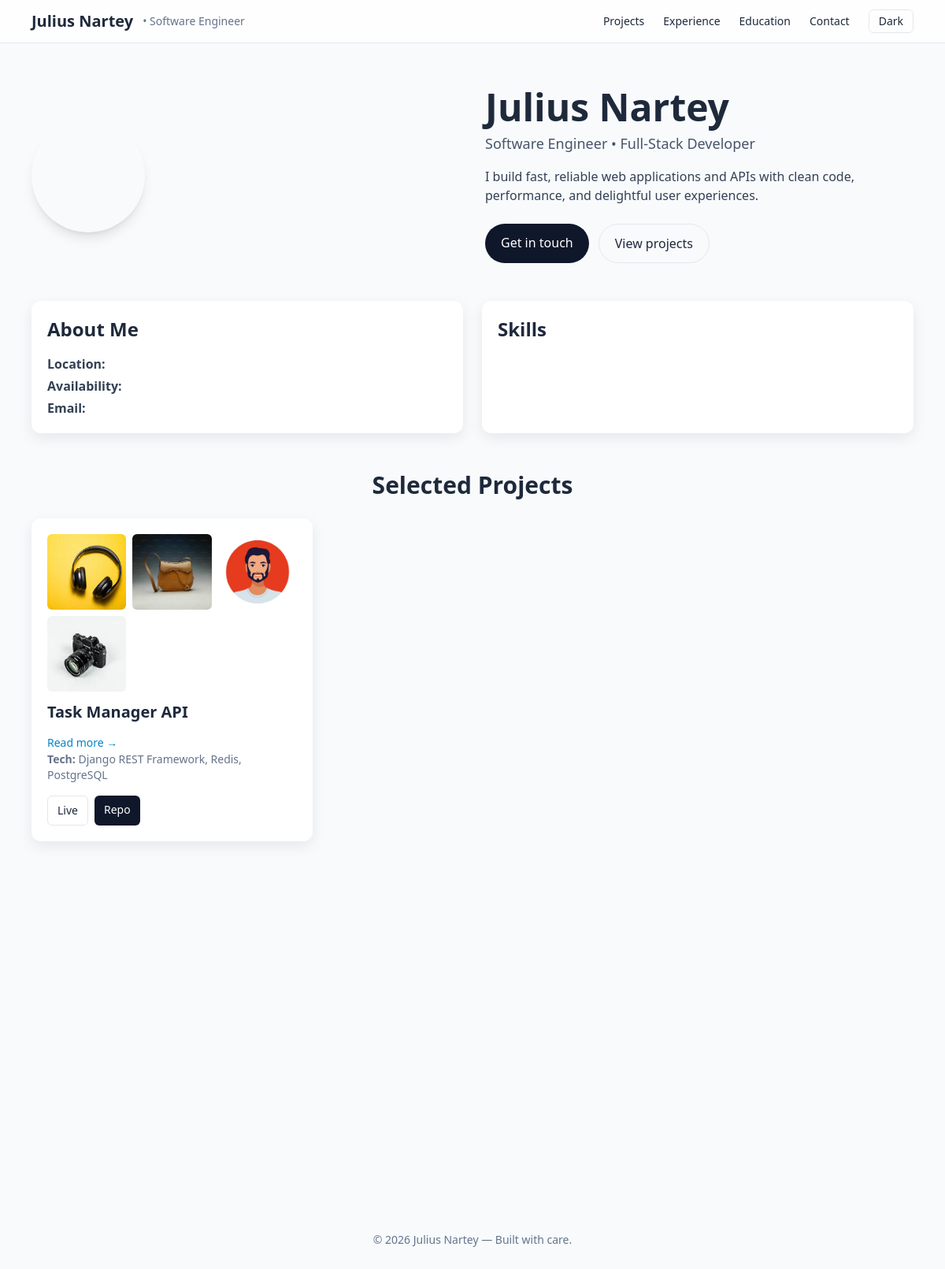
The app's page /, older data.
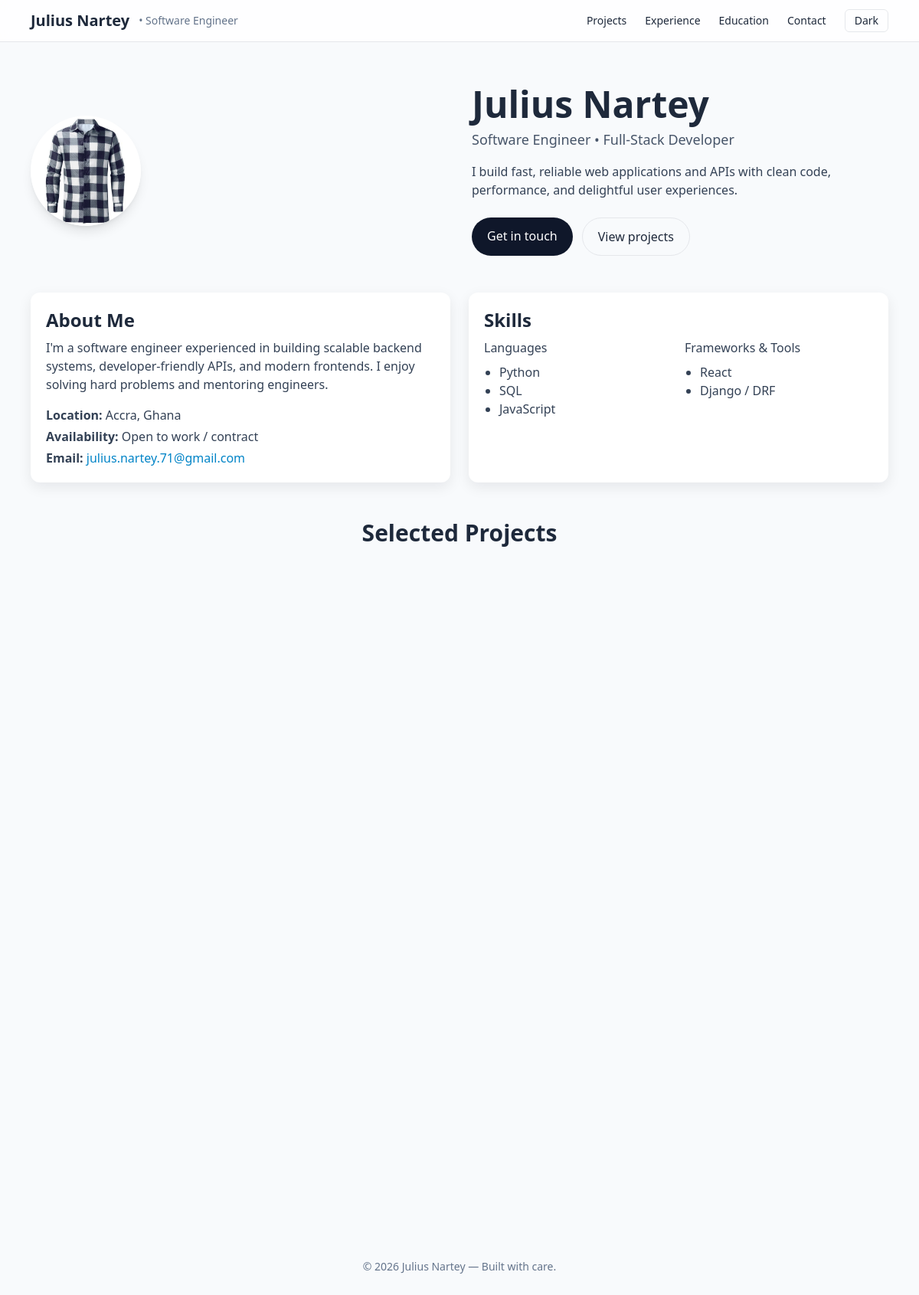
The same page, newer data.
### portfolio/models.py (models this page shows, shortened)
class ProjectImage(models.Model):
    project = models.ForeignKey(Project, on_delete=models.CASCADE, related_name='images')
    image = models.ImageField(upload_to='projects/')
    caption = models.CharField(max_length=200, blank=True)

class Project(models.Model):
    title = models.CharField(max_length=200)
    tech_stack = models.CharField(max_length=300, help_text="Comma-separated technologies")
    live_link = models.URLField(blank=True, null=True)
    repo_link = models.URLField(blank=True, null=True)
    order = models.PositiveIntegerField(default=0, help_text="Order in the portfolio")
    created_at = models.DateTimeField(auto_now_add=True)
    summary = models.TextField(blank= True)
    description = CKEditor5Field('Description',config_name='extends', blank=True)
    class Meta:
        ordering = ['order', '-created_at']
    def __str__(self):
        return self.title

class AboutMe(models.Model):
    full_name = models.CharField(max_length=100, default="Julius Nartey")
    bio = models.TextField(
        default="I'm a software engineer experienced in building scalable " \
        "backend systems, developer-friendly APIs, and modern frontends." \
        " I enjoy solving hard problems and mentoring engineers."
    )
    location = models.CharField(max_length=100, default="Accra, Ghana")
    availability = models.CharField(max_length=100, default="Open to work / contract")
    email = models.EmailField(default="julius.nartey.71@gmail.com")
    profile_picture = models.ImageField(upload_to="profile_pics/", blank=True, null=True)
    class Meta:
        verbose_name = "About Me"
        verbose_name_plural = "About Me" # display on the selection page

class SkillCategory(models.Model):
    name = models.CharField(max_length=100)  # e.g., Languages, Frameworks & Tools
    order = models.PositiveIntegerField(default=0)  # optional, for ordering
    class Meta:
        ordering = ['order', 'name']

class Skill(models.Model):
    category = models.ForeignKey(
        SkillCategory,
        related_name='skills',
        on_delete=models.CASCADE
    )
    name = models.CharField(max_length=100)  # e.g., Python, Django, React
    proficiency = models.CharField(
        max_length=50,
        choices=[
            ('Beginner', 'Beginner'),
            ('Intermediate', 'Intermediate'),
            ('Advanced', 'Advanced'),
            ('Expert', 'Expert')
        ],
        blank=True,
        null=True
    )
    order = models.PositiveIntegerField(default=0)  # optional, for ordering within category
    class Meta:
        ordering = ['order', 'name']

### portfolio/views.py (the view)
# urls.py: path("", views.home, name="home"),
def home(request):
    projects = Project.objects.prefetch_related('images').all()
    project_images = {}
    for project in projects:
        print(project)
        project_images[project.id] = [
            {'image': img.image.url, 'caption': img.caption} for img in project.images.all()
        ]
        print(project_images)
    if request.method == 'POST':
        form = ContactForm(request.POST)
        if form.is_valid():
            print('good')
            contact = form.save()
            send_mail(
                f"New message from {contact.name}",
                contact.message,
                  from_email=settings.DEFAULT_FROM_EMAIL,
            recipient_list=[settings.DEFAULT_FROM_EMAIL],
            )
            return render(request, "index.html", {"form": form, "projects": projects, "success": True})
    else:
        form = ContactForm()
    categories = SkillCategory.objects.prefetch_related('skills').all()
    about = AboutMe.objects.first()
    experiences = Experience.objects.all()
    educations = Education.objects.all()
    return render(request, "index.html", {"form": form, "projects": projects,
                                          "project_images_json": project_images,
                                          'categories': categories,
                                          'about': about,
                                            'experiences': experiences,
                                            'educations': educations,
                                          })

### templates/index.html (shortened to what this page needs)
{% load static %}
<!DOCTYPE html>
<html lang="en">
<head>
  <script src="https://cdn.tailwindcss.com"></script>
  <link rel="stylesheet" href="https://cdn.jsdelivr.net/npm/toastify-js/src/toastify.min.css">
</head>
<body class="bg-slate-50 text-slate-800 antialiased transition-colors duration-300">
<nav class="fixed top-0 inset-x-0 bg-white/80 backdrop-blur z-40 border-b">
  <div class="max-w-6xl mx-auto px-4 py-3 flex items-center justify-between">
    <div class="flex items-center gap-3">
      <a href="/" class="text-xl font-bold">Julius Nartey</a>
      <span class="text-sm text-slate-500">• Software Engineer</span>
    </div>
    <div class="hidden md:flex items-center gap-6">
      <a href="#projects" class="text-sm hover:underline">Projects</a>
      <a href="#experience" class="text-sm hover:underline">Experience</a>
      <a href="#education" class="text-sm hover:underline">Education</a>
      <a href="#contact" class="text-sm hover:underline">Contact</a>
      <button id="theme-toggle" class="px-3 py-1 border rounded-md text-sm">Dark</button>
    </div>
  </div>
</nav>
<main class="max-w-6xl mx-auto px-4 pt-28 pb-24">
  <header class="grid md:grid-cols-2 gap-8 items-center mb-12">
    <div class="flex justify-center md:justify-start">
      <div class="w-36 h-36 rounded-full overflow-hidden shadow-lg">
        {% if about.profile_picture %}
          <img src="{{ about.profile_picture.url }}" alt="{{ about.full_name }}" class="w-full h-full object-cover">
        {% endif %}
      </div>
    </div>
    <div class="text-center md:text-left">
      <h1 class="text-4xl md:text-5xl font-extrabold leading-tight">Julius Nartey</h1>
      <p class="text-slate-600 mt-2 text-lg">Software Engineer • Full-Stack Developer</p>
      <p class="mt-4 text-slate-700">I build fast, reliable web applications and APIs with clean code, performance, and delightful user experiences.</p>
      <div class="mt-6 flex justify-center md:justify-start gap-3">
        <a href="#contact" class="px-5 py-3 rounded-full bg-slate-900 text-white">Get in touch</a>
        <a href="#projects" class="px-5 py-3 rounded-full border">View projects</a>
      </div>
    </div>
  </header>
  <section class="grid md:grid-cols-2 gap-6 mb-12">
    <article class="card fade">
      <h2 class="text-2xl font-semibold mb-2">About Me</h2>
      <p class="text-slate-700">{{ about.bio }}</p>
      <ul class="mt-4 text-slate-700 space-y-1">
        <li><strong>Location:</strong> {{ about.location }}</li>
        <li><strong>Availability:</strong> {{ about.availability }}</li>
        <li><strong>Email:</strong>
          <a href="mailto:{{ about.email }}" class="text-sky-600">{{ about.email }}</a>
        </li>
      </ul>
    </article>
    <aside class="card fade">
      <h2 class="text-2xl font-semibold mb-2">Skills</h2>
      <div class="grid grid-cols-2 gap-4 text-slate-700">
        {% for category in categories %}
        <div>
          <h3 class="font-medium">{{ category.name }}</h3>
          <ul class="list-disc ml-5 mt-2">
            {% for skill in category.skills.all %}
              <li>
                {{ skill.name }}
              </li>
            {% endfor %}
          </ul>
        </div>
        {% endfor %}
      </div>
    </aside>
  </section>
  <section id="projects" class="mb-12">
    <h2 class="text-3xl font-bold mb-6 text-center fade">Selected Projects</h2>
    <div class="grid grid-cols-1 md:grid-cols-3 gap-6">
      {% for project in projects %}
      <article class="card fade">
        {% if project.images.all %}
        <div class="grid grid-cols-3 gap-2 mb-3">
          {% for img in project.images.all %}
          <button class="overflow-hidden rounded-md"
                  onclick="openCarouselForProject({{ project.id }}, {{ forloop.counter0 }})">
            <img src="{{ img.image.url }}" class="thumb" alt="{{ project.title }}">
          </button>
          {% endfor %}
        </div>
        {% endif %}
        <h3 class="text-xl font-semibold mb-2">
          <a href="{% url "portfolio:project_detail" project.id %}" >
    {{ project.title }}
  </a>
        </h3>
        <a href="{% url 'portfolio:project_detail' project.id %}"
   class="inline-flex items-center text-sm font-medium text-sky-600 hover:underline">
  Read more →
</a>
        <p class="text-sm text-slate-500 mb-4">
          <strong>Tech:</strong> {{ project.tech_stack }}
        </p>
        <div class="flex gap-2">
          {% if project.live_link %}
            <a class="px-3 py-2 border rounded-md text-sm" href="{{ project.live_link }}" target="_blank">Live</a>
          {% endif %}
          {% if project.repo_link %}
            <a class="px-3 py-2 bg-slate-900 text-white rounded-md text-sm" href="{{ project.repo_link }}" target="_blank">Repo</a>
          {% endif %}
        </div>
      </article>
      {% endfor %}
    </div>
  </section>
  <footer class="mt-12 text-center text-sm text-slate-500">
    © <span id="year"></span> Julius Nartey — Built with care.
  </footer>
</main>
</body>
</html>

### templates/index.html (style rules this page uses)
.fade { opacity: 0; transform: translateY(18px); transition: all 0.6s ease; }
.fade.show { opacity: 1; transform: translateY(0); }
.card { background: #fff; border-radius: 0.75rem; box-shadow: 0 6px 18px rgba(2,6,23,0.08); padding: 1.25rem; }

Row changes from the older to the newer data that the page shows:
no longer on this page (row unchanged): Project: title "Task Manager API", tech_stack "Django REST Framework, Redis, PostgreSQL"
no longer on this page (row unchanged): ProjectImage: image (picture)
no longer on this page (row unchanged): ProjectImage: image (picture)
no longer on this page (row unchanged): ProjectImage: image (picture)
no longer on this page (row unchanged): ProjectImage: image (picture)
added AboutMe: profile_picture (picture), bio "I'm a software engineer experienced in building scalable backend systems, developer-friendly APIs, and modern frontends. I enjoy solving hard problems and mentoring engineers.", location "Accra, Ghana", availability "Open to work / contract", email "julius.nartey.71@gmail.com"
added SkillCategory: name "Languages"
added Skill: name "Python", shown under "Languages"
added Skill: name "SQL", shown under "Languages"
added Skill: name "JavaScript", shown under "Languages"
added SkillCategory: name "Frameworks & Tools"
added Skill: name "React", shown under "Frameworks & Tools"
added Skill: name "Django / DRF", shown under "Frameworks & Tools"
